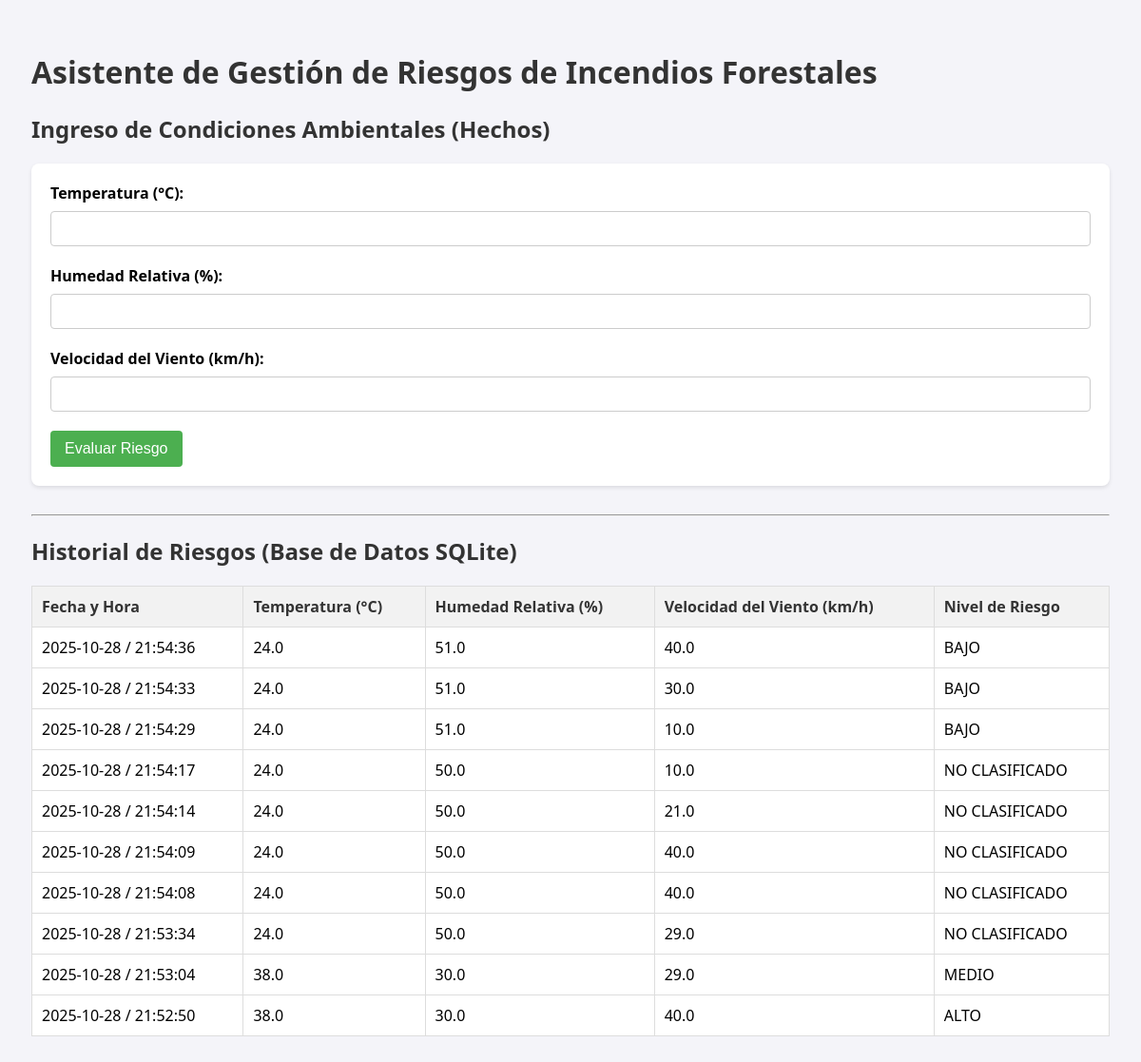
The page / on the database its author committed.
### tables this page shows
CREATE TABLE diagnosticos( 
            id INTEGER PRIMARY KEY AUTOINCREMENT,
            fecha TEXT,
            temperatura REAL,
            humedad REAL, 
            viento REAL, 
            nivel_riesgo TEXT,
            justificacion TEXT
        );

### app.py (the view, shortened to what this page needs)
@app.route("/", methods=["GET", "POST"])
def index():
    cargar_reglas()
    resultado = None
    datos_entrada_display = {}
    registros = obtener_diagnosticos() # Carga el historial al abrir la página
    return render_template("index.html",
                           resultado=resultado,
                           datos_entrada=datos_entrada_display,
                           registros=registros)

### app.py (called while the page is built)
def cargar_reglas():
    global REGLAS
    try:
        with open('reglas_incendios.json', 'r', encoding='utf-8') as f:
            REGLAS = json.load(f)
    except FileNotFoundError:
        print("Error: El archivo reglas_incendios.json no fue encontrado.")
        REGLAS = []

def obtener_diagnosticos():
    with sqlite3.connect(DB_NAME) as connexion:
        cursor = connexion.cursor()
        cursor.execute("SELECT fecha, temperatura, humedad, viento, nivel_riesgo FROM diagnosticos ORDER BY id DESC LIMIT 10")
        return cursor.fetchall()

### templates/index.html (shortened to what this page needs)
<!DOCTYPE html>
<html lang="en">
<head>
</head>
<body>
    <h1> Asistente de Gestión de Riesgos de Incendios Forestales</h1>
    <h2>Ingreso de Condiciones Ambientales (Hechos)</h2>
    <form method="post">
        <label for="temperatura">Temperatura (°C):</label>
        <input type="number" step="0.1" name="temperatura" id="temperatura" required
               value="{{ datos_entrada.temperatura if datos_entrada.temperatura else '' }}">
        <label for="humedad">Humedad Relativa (%):</label>
        <input type="number" step="0.1" name="humedad" id="humedad" required
               value="{{ datos_entrada.humedad if datos_entrada.humedad else '' }}">
        <label for="viento">Velocidad del Viento (km/h):</label>
        <input type="number" step="0.1" name="viento" id="viento" required
               value="{{ datos_entrada.viento if datos_entrada.viento else '' }}">
        <input type="submit" value="Evaluar Riesgo">
    </form>
    <hr>
    <h2>Historial de Riesgos (Base de Datos SQLite)</h2>
    {% if registros %}
    <table>
        <tr>
            <th>Fecha y Hora</th>
            <th>Temperatura (°C)</th>
            <th>Humedad Relativa (%)</th>
            <th>Velocidad del Viento (km/h)</th>
            <th>Nivel de Riesgo</th>
        </tr>
        {% for fila in registros %}
        <tr>
            <td>{{ fila[0].split('T')[0] }} / {{ fila[0].split('T')[1].split('.')[0] }}</td>
            <td>{{ fila[1] }}</td>
            <td>{{ fila[2] }}</td>
            <td>{{ fila[3] }}</td>
            <td>{{ fila[4] }}</td>
        </tr>
        {% endfor %}
    </table>
    {% else %}
    <p>No hay registros guardados en el historial aún.</p>
    {% endif %}
</body>
</html>

### templates/index.html (style rules this page uses)
body { font-family: 'Segoe UI', Tahoma, Geneva, Verdana, sans-serif; padding: 25px; background-color: #f4f4f9; }
h1, h2 { color: #333; }
form { background: #fff; padding: 20px; border-radius: 8px; box-shadow: 0 2px 4px rgba(0,0,0,0.1); margin-bottom: 30px; }
label { display: block; margin-bottom: 8px; font-weight: bold; }
input[type="number"] { width: 100%; padding: 10px; margin-bottom: 20px; border: 1px solid #ccc; border-radius: 4px; box-sizing: border-box; }
input[type="submit"] { background-color: #4CAF50; color: white; padding: 10px 15px; border: none; border-radius: 4px; cursor: pointer; font-size: 16px; }
table { width: 100%; border-collapse: collapse; margin-top: 15px; background: #fff; }
th, td { border: 1px solid #ddd; padding: 10px; text-align: left; }
th { background-color: #f2f2f2; color: #333; }

### rows shown on the page
diagnosticos: fecha "2025-10-28", fecha "21:54:36", temperatura "24.0", humedad "51.0", viento "40.0", nivel_riesgo "BAJO"
diagnosticos: fecha "2025-10-28", fecha "21:54:33", temperatura "24.0", humedad "51.0", viento "30.0", nivel_riesgo "BAJO"
diagnosticos: fecha "2025-10-28", fecha "21:54:29", temperatura "24.0", humedad "51.0", viento "10.0", nivel_riesgo "BAJO"
diagnosticos: fecha "2025-10-28", fecha "21:54:17", temperatura "24.0", humedad "50.0", viento "10.0", nivel_riesgo "NO CLASIFICADO"
diagnosticos: fecha "2025-10-28", fecha "21:54:14", temperatura "24.0", humedad "50.0", viento "21.0", nivel_riesgo "NO CLASIFICADO"
diagnosticos: fecha "2025-10-28", fecha "21:54:09", temperatura "24.0", humedad "50.0", viento "40.0", nivel_riesgo "NO CLASIFICADO"
diagnosticos: fecha "2025-10-28", fecha "21:54:08", temperatura "24.0", humedad "50.0", viento "40.0", nivel_riesgo "NO CLASIFICADO"
diagnosticos: fecha "2025-10-28", fecha "21:53:34", temperatura "24.0", humedad "50.0", viento "29.0", nivel_riesgo "NO CLASIFICADO"
diagnosticos: fecha "2025-10-28", fecha "21:53:04", temperatura "38.0", humedad "30.0", viento "29.0", nivel_riesgo "MEDIO"
diagnosticos: fecha "2025-10-28", fecha "21:52:50", temperatura "38.0", humedad "30.0", viento "40.0", nivel_riesgo "ALTO"
